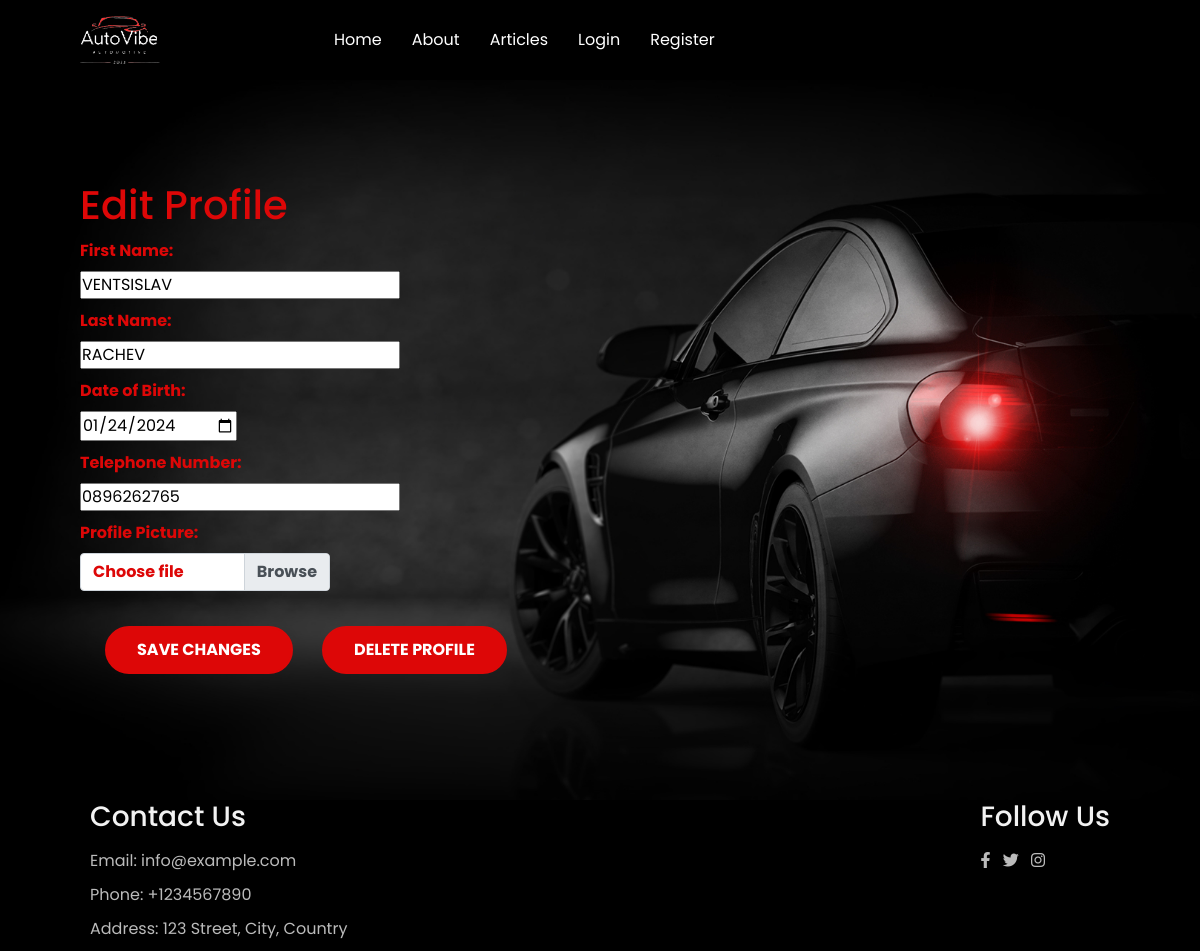
Page /accounts/profile/3/update/ on the earlier database version.
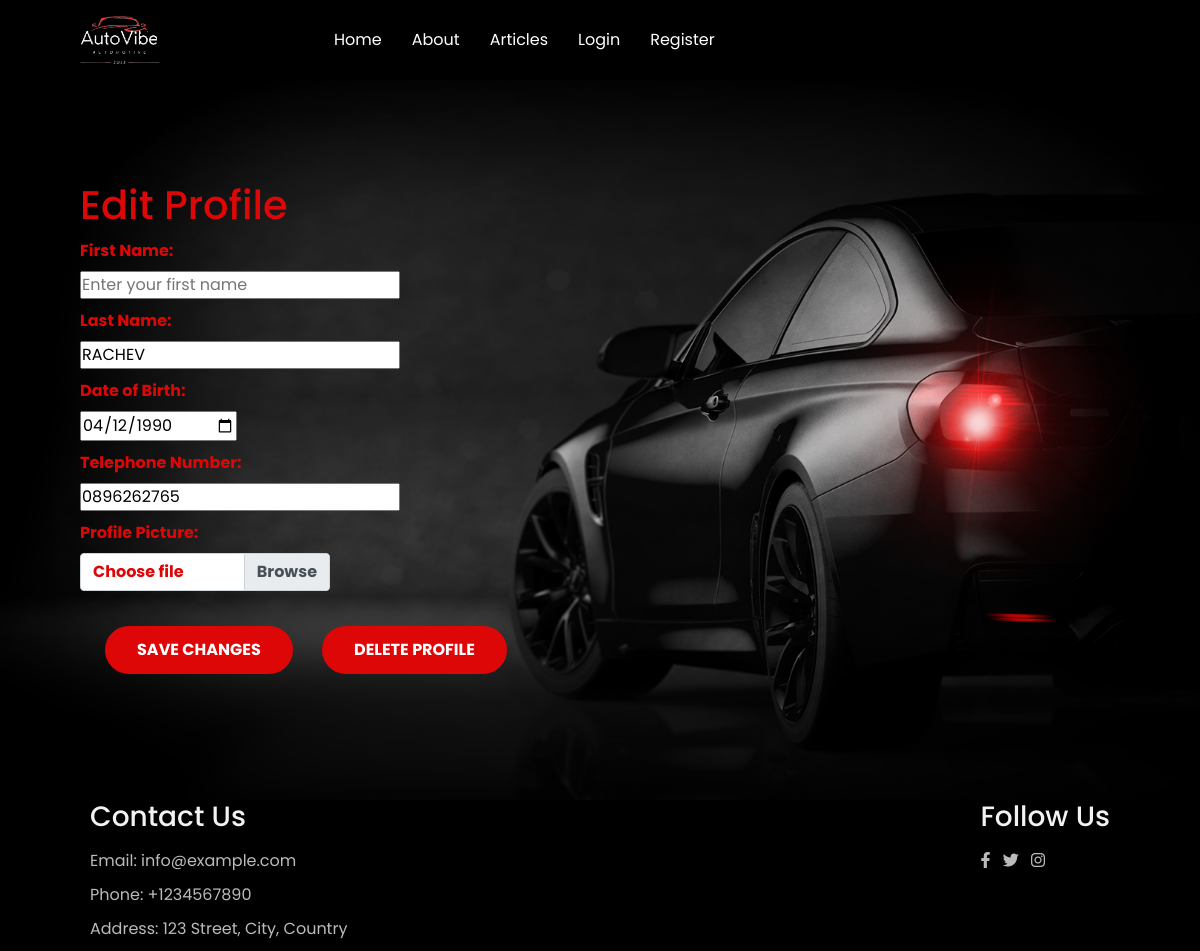
Same page on the later database version.
### autovibe_project/accounts/models.py (models this page shows, shortened)
class Profile(models.Model):
    MAX_FIRST_NAME_LENGTH = 30
    MAX_LAST_NAME_LENGTH = 30
    first_name = models.CharField(
        max_length=MAX_FIRST_NAME_LENGTH,
        blank=True,
        null=True,
    )
    last_name = models.CharField(
        max_length=MAX_LAST_NAME_LENGTH,
        blank=True,
        null=True,
    )
    date_of_birth = models.DateField(
        blank=True,
        null=True,
    )
    profile_picture = cloudinary_models.CloudinaryField(
        blank=True,
        null=True,
    )
    telephone_number = models.CharField(
        max_length=20,
        blank=True,
        null=True,
    )
    user = models.OneToOneField(
        AutoVibeUser,
        primary_key=True,
        on_delete=models.CASCADE,
    )

### autovibe_project/accounts/views.py (the view, shortened to what this page needs)
# urls.py: path('update/', views.ProfileUpdateView.as_view(), name='profile_update'),
class ProfileUpdateView(views.UpdateView):
    queryset = Profile.objects.prefetch_related('user').all()
    template_name = 'accounts/edit_profile.html'
    form_class = ProfileUpdateForm

### autovibe_project/accounts/forms.py
class ProfileUpdateForm(ProfileBaseForm):
    pass

### templates/accounts/edit_profile.html (shortened to what this page needs)
{% extends 'base.html' %}
{% load static %}
{% block content %}
    <section class="hero">
        <div class="text">
            <div class="wrapper">
                <h4>Edit Profile</h4>
                <form action="{% url 'profile_update' pk=object.pk %}" method="post" enctype="multipart/form-data">
                    <div class="form-group">
                        <label for="id_first_name">First Name:</label>
                        {{ form.first_name }}
                    </div>
                    <div class="form-group">
                        <label for="id_last_name">Last Name:</label>
                        {{ form.last_name }}
                    </div>
                    <div class="form-group">
                        <label for="id_date_of_birth">Date of Birth:</label>
                        {{ form.date_of_birth }}
                    </div>
                    <div class="form-group">
                        <label for="id_telephone_number">Telephone Number:</label>
                        {{ form.telephone_number }}
                    </div>
                    <div class="form-group" style="max-width: 250px">
                        <label for="id_profile_picture">Profile Picture:</label>
                        <div class="input-group">
                            <div class="custom-file">
                                <label class="custom-file-label" for="id_profile_picture">Choose file</label>
                            </div>
                        </div>
                    </div>
                    <button type="submit" class="btn sell-btn">Save Changes</button>
                    <a class="btn btn-danger" href="{% url 'profile_delete' object.pk %}">Delete Profile</a>
                </form>
            </div>
        </div>
    </section>
{% endblock %}

### templates/base.html (shortened to what this page needs)
{% load static %}
<!DOCTYPE html>
<html lang="en">
<head>
    <link rel="stylesheet" href="https://cdnjs.cloudflare.com/ajax/libs/font-awesome/6.4.0/css/all.min.css">
    <link rel="stylesheet" href="https://cdn.jsdelivr.net/npm/bootstrap@4.0.0/dist/css/bootstrap.min.css">
    <link rel="stylesheet" href="{% static 'style.css' %}">
</head>
<body style="background-image: url('{{ background_image }}');">
    {% include 'partials/header.html' %}
    {% block content %}
    {% endblock %}
    {% include 'partials/footer.html' %}
</body>
</html>

### templates/partials/header.html (shortened to what this page needs)
{% load static %}
<header>
    <nav>
        <div class="wrapper">
            <div class="menu">
                <a class="v-logo" href="{% url 'index' %}">
                    <img src="{% static 'img/Black and Green Modern Automotive Logo.png' %}" class="logo" alt="">
                </a>
                <a href="{% url 'index' %}">Home</a>
                <a href="{% url 'about_page' %}">About</a>
                <a href="{% url 'articles_list' %}">Articles</a>
                {% if not request.user.is_authenticated %}
                    <a href="{% url 'login_user' %}">Login</a>
                    <a href="{% url 'register_user' %}">Register</a>
                {% endif %}
            </div>
        </div>
    </nav>
</header>

### templates/partials/footer.html
<footer>
    <div class="wrapper">
        <div class="footer">
            <div class="contact">
                <h3>Contact Us</h3>
                <p>Email: info@example.com</p>
                <p>Phone: +1234567890</p>
                <p>Address: 123 Street, City, Country</p>
            </div>
            <div class="social">
                <h3>Follow Us</h3>
                <a href="#"><i class="fa-brands fa-facebook-f"></i></a>
                <a href="#"><i class="fa-brands fa-twitter"></i></a>
                <a href="#"><i class="fa-brands fa-instagram"></i></a>
            </div>
        </div>
    </div>
</footer>

### static/style.css (style rules this page uses)
* { padding: 0; margin: 0; box-sizing: border-box; text-decoration: none; font-family: 'Poppins', sans-serif; }
header { position: fixed; top: 0; left: 0; right: 0; }
header nav { width: 100%; margin: auto; display: flex; justify-content: space-between; align-items: center; height: 80px; background-color: #000; }
header nav .logo { width: 100%; }
.v-logo { width: 5em; margin-left: 0 !important; margin-right: 9em; }
.v-logo:after { display: none; }
header nav .menu { display: flex; align-items: center; }
nav .menu a { color: #fff; margin-left: 30px; position: relative; }
nav .menu a::after { content: ''; position: absolute; bottom: -5px; left: 0; width: 0%; height: 2px; background-color: #dd0707; transition: 0.4s; }
.wrapper { margin:0 5em; }
.hero { width: 100%; min-height: calc(100vh - 80px); margin-top: 80px; background: linear-gradient(to bottom, rgba(0, 0, 0, 0), rgba(0, 0, 0, 1)), url(img/bg.jpg); background-position: center; background-size: cover; display: flex; align-items: center; }
.hero .text { width: 100%; color:#fff; }
.hero .text h4 { font-size: 40px; color: #fff; font-weight: 500; margin-bottom: 10px; }
.hero .text .btn { padding: 10px 30px; background-color: #dd0707; text-transform: uppercase; color: #fff; font-weight: bold; border-radius: 30px; border: 2px solid #dd0707; transition: 0.3s; }
.hero .text .btn.sell-btn { margin: 25px; }
.hero .text h4 { color: #dd0707; }
.hero .text a { color: red; }
.form-group { margin-bottom: 10px; flex: 1; margin-right: 10px; }
.form-group label { display: block; font-weight: bold; color: #dd0707; }
.btn { padding: 10px 30px; background-color: #dd0707; color: #fff; font-weight: bold; border-radius: 30px; border: 2px solid #dd0707; transition: 0.3s; }
footer { background-color: #000; }
.footer { color: #fff; display: flex; justify-content: space-between; align-items: flex-start; background-color: #000; }
footer .contact, footer .social { margin: 0 10px; }
footer h3 { margin-bottom: 15px; color: #f2f2f2; }
footer p, footer a { color: #bbb; margin-bottom: 10px; text-decoration: none; }
footer i { margin-right: 8px; }
html, body { height: 100%; margin: 0; }
body { display: flex; flex-direction: column; }
footer { flex-shrink: 0; }

Differences in the rows shown:
changed Profile "RACHEV": first_name "VENTSISLAV" → (not shown); date_of_birth "01/24/2024" → "04/12/1990"
